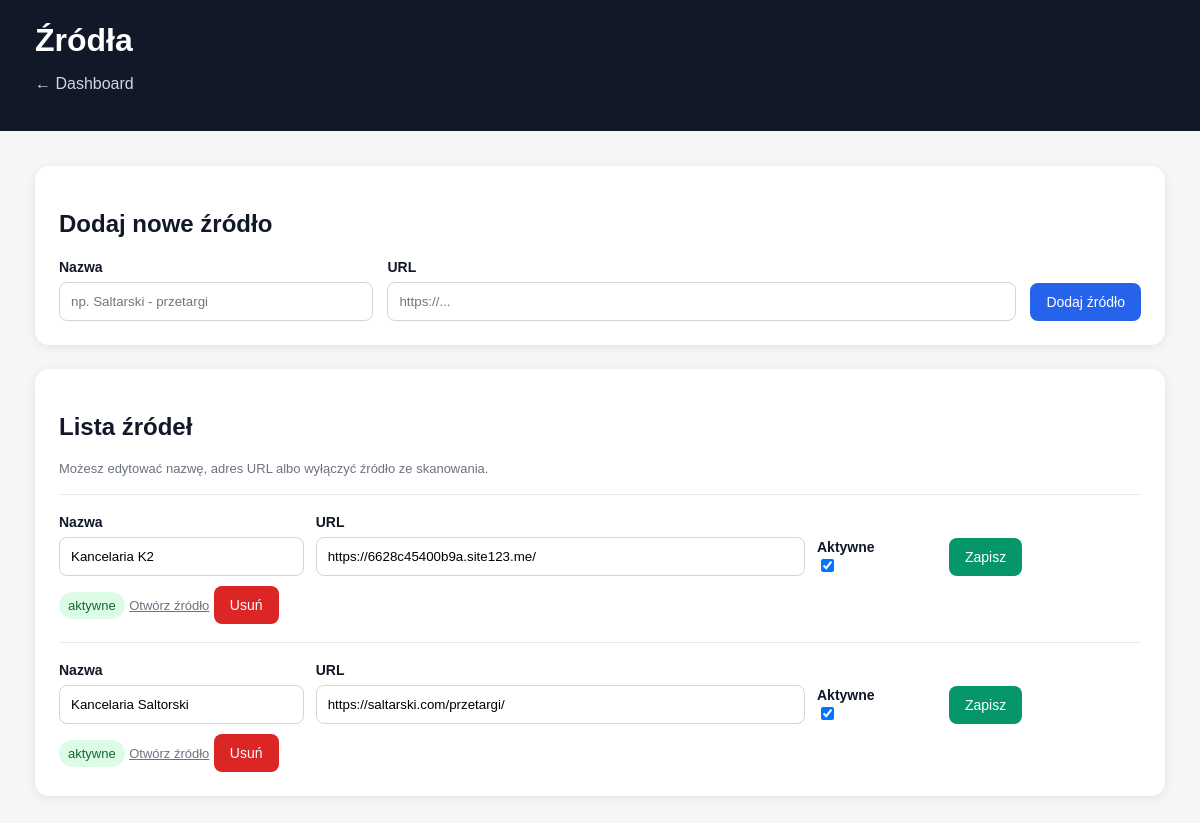
The app's page /sources with its own data.
### app/models.py (models this page shows)
class Source(Base):
    __tablename__ = "sources"
    id = Column(Integer, primary_key=True)
    name = Column(String, nullable=False)
    url = Column(String, nullable=False)
    active = Column(Boolean, default=True)
    leads = relationship("Lead", back_populates="source")
    created_at = Column(DateTime, default=datetime.utcnow)

### app/main.py (the view)
@app.get("/sources")
def sources_page(request: Request, db: Session = Depends(get_db)):
    sources = db.query(Source).order_by(Source.created_at.desc()).all()
    return templates.TemplateResponse(
        request,
        "sources.html",
        {"sources": sources}
    )

### app/templates/sources.html (shortened to what this page needs)
<!DOCTYPE html>
<html lang="pl">
<head>
</head>
<body>
<div class="topbar">
    <h1>Źródła</h1>
    <p><a href="/">← Dashboard</a></p>
</div>
<div class="container">
    <div class="card">
        <h2>Dodaj nowe źródło</h2>
        <form action="/sources" method="post" class="grid">
            <div>
                <label>Nazwa</label>
                <input type="text" name="name" placeholder="np. Saltarski - przetargi" required>
            </div>
            <div>
                <label>URL</label>
                <input type="url" name="url" placeholder="https://..." required>
            </div>
            <div>
                <button type="submit">Dodaj źródło</button>
            </div>
        </form>
    </div>
    <div class="card">
        <h2>Lista źródeł</h2>
        <p class="small">Możesz edytować nazwę, adres URL albo wyłączyć źródło ze skanowania.</p>
        {% for source in sources %}
            <div class="source">
                <form action="/sources/{{ source.id }}/update" method="post" class="source-form">
                    <div>
                        <label>Nazwa</label>
                        <input type="text" name="name" value="{{ source.name }}" required>
                    </div>
                    <div>
                        <label>URL</label>
                        <input type="url" name="url" value="{{ source.url }}" required>
                    </div>
                    <div>
                        <label>Aktywne</label><br>
                        <input type="checkbox" name="active" {% if source.active %}checked{% endif %}>
                    </div>
                    <div>
                        <button class="btn-save" type="submit">Zapisz</button>
                    </div>
                </form>
                <form action="/sources/{{ source.id }}/delete" method="post" style="margin-top:10px;">
                    {% if source.active %}
                        <span class="status active">aktywne</span>
                    {% else %}
                        <span class="status inactive">nieaktywne</span>
                    {% endif %}
                    <a href="{{ source.url }}" target="_blank" class="small">Otwórz źródło</a>
                    <button class="btn-delete" type="submit" onclick="return confirm('Na pewno usunąć źródło?')">
                        Usuń
                    </button>
                </form>
            </div>
        {% endfor %}
    </div>
</div>
</body>
</html>

### app/templates/sources.html (style rules this page uses)
body { margin: 0; font-family: Arial, sans-serif; background: #f4f6f8; color: #111827; }
.topbar { background: #111827; color: white; padding: 22px 35px; }
.topbar h1 { margin: 0; }
.topbar a { color: #d1d5db; text-decoration: none; }
.container { padding: 35px; }
.card { background: white; padding: 24px; border-radius: 14px; box-shadow: 0 2px 10px rgba(0,0,0,0.08); margin-bottom: 24px; }
input[type="text"], input[type="url"] { width: 100%; padding: 11px; border: 1px solid #d1d5db; border-radius: 8px; margin-top: 6px; box-sizing: border-box; }
label { font-weight: bold; font-size: 14px; }
.grid { display: grid; grid-template-columns: 1fr 2fr auto; gap: 14px; align-items: end; }
button { padding: 11px 16px; border: none; border-radius: 8px; cursor: pointer; color: white; background: #2563eb; font-size: 14px; }
.btn-delete { background: #dc2626; }
.btn-save { background: #059669; }
.source { border-top: 1px solid #e5e7eb; padding-top: 18px; margin-top: 18px; }
.source-form { display: grid; grid-template-columns: 1fr 2fr 120px 90px 90px; gap: 12px; align-items: end; }
.status { font-size: 13px; padding: 6px 9px; border-radius: 999px; display: inline-block; background: #e5e7eb; }
.active { background: #dcfce7; color: #166534; }
.small { font-size: 13px; color: #6b7280; }

### records on screen
Source: name "Kancelaria K2", url "https://6628c45400b9a.site123.me/", active "☑", shows "aktywne"
Source: name "Kancelaria Saltorski", url "https://saltarski.com/przetargi/", active "☑", shows "aktywne"
